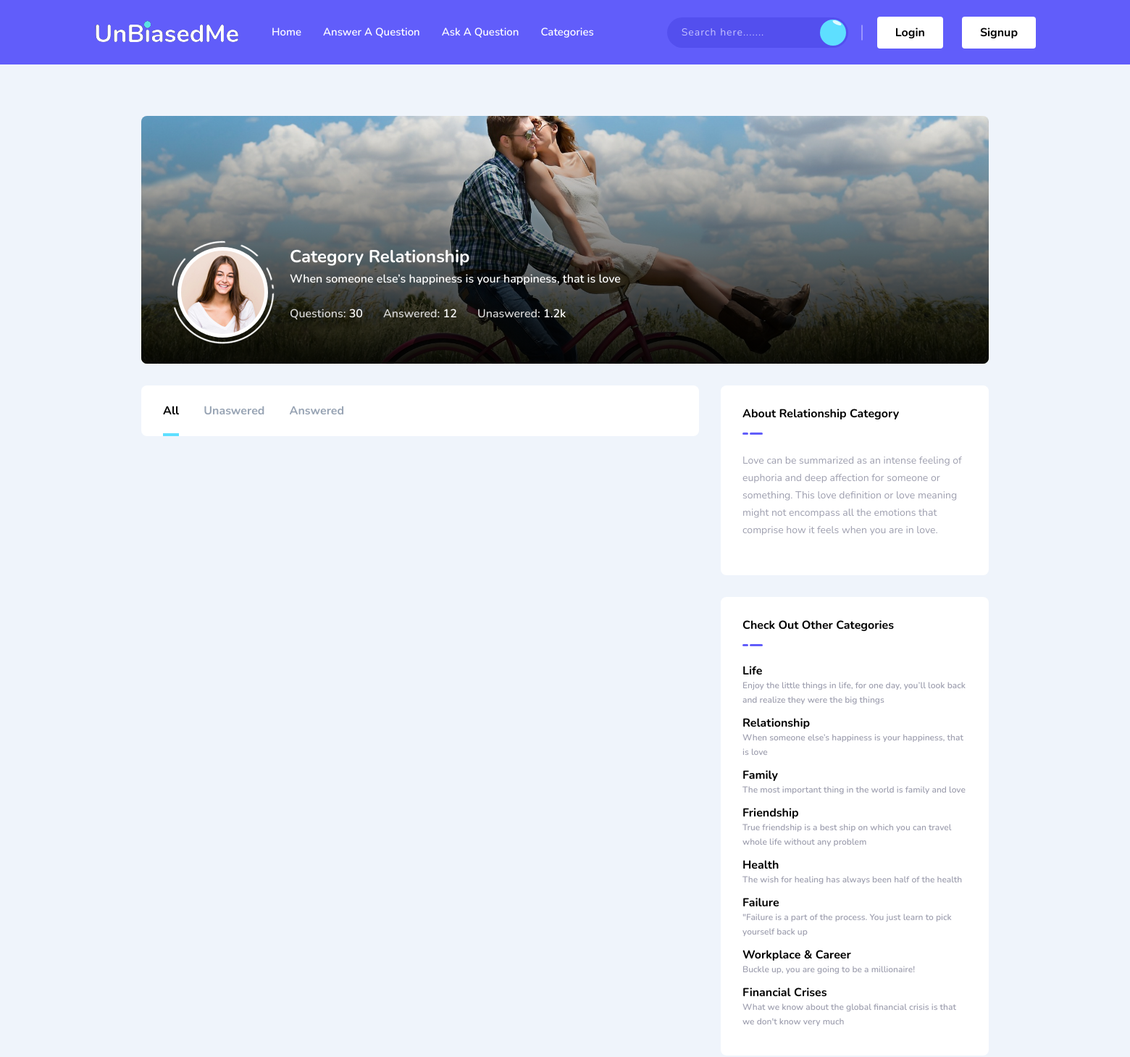
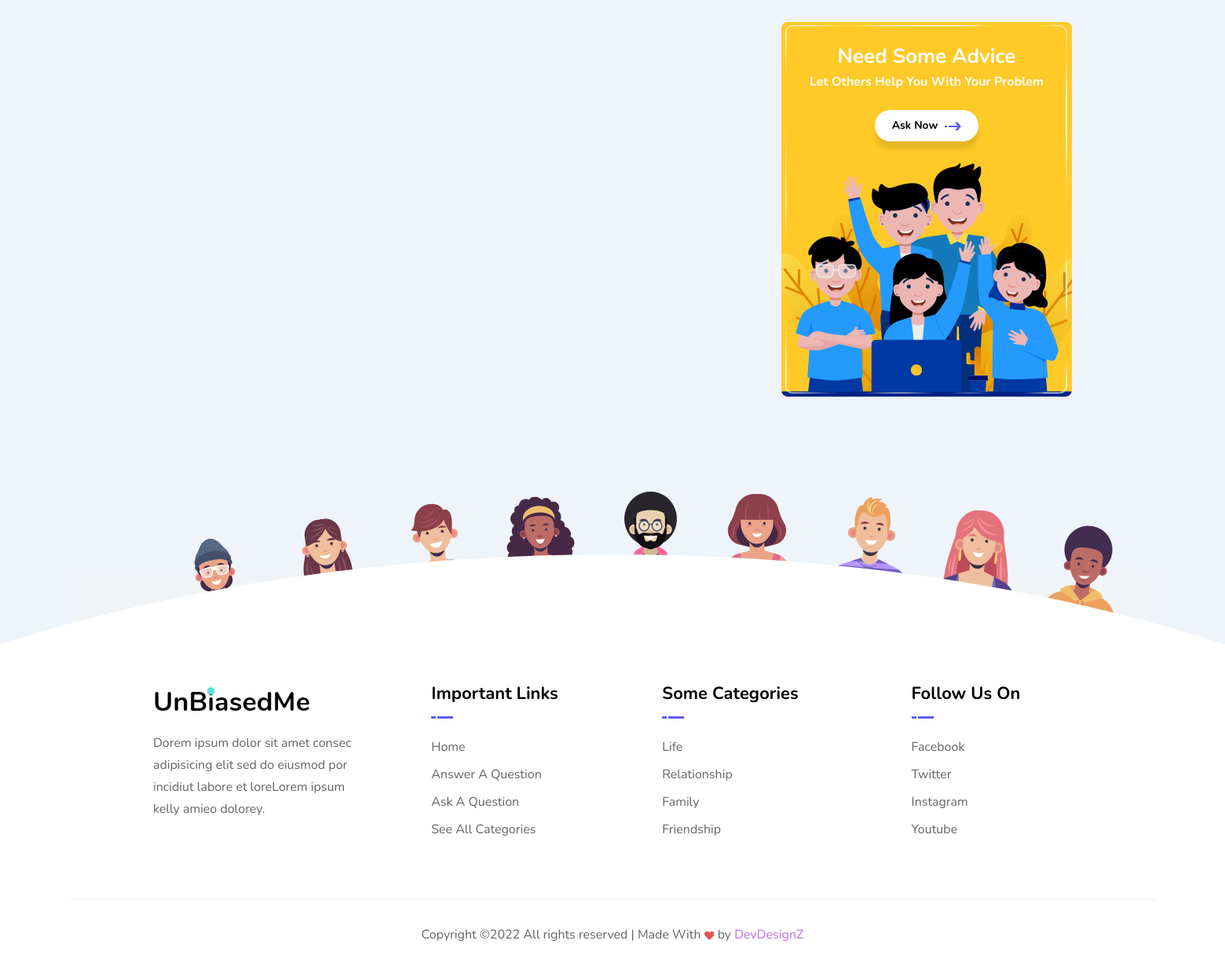
The page /posts/category/relationship on the database its author committed (2 pictures, top to bottom).
### Main/models.py (models this page shows, shortened)
class Category(models.Model):
    class Meta:
        verbose_name_plural = "Categories"
    name = models.CharField(max_length=255)
    tagline = models.CharField(max_length=510)
    about = models.TextField()
    thumbnail_image = models.ImageField(upload_to='pics/category/thumbnail')
    banner_image = models.ImageField(upload_to='pcis/category/banner', null=True, blank=True)
    slug = models.CharField(max_length=200, null=True, blank=True)

### Main/views.py (the view)
# urls.py: path('posts/category/<slug:slug>', CategoryView, name='category'),
def CategoryView(request, slug):
    categories = Category.objects.all()
    category = Category.objects.get(slug=slug)
    posts = Post.objects.filter(category_id=category)
    return render(request, 'category-posts.html', {'posts':posts, 'category':category, 'category_navbar':categories, 'category_footer':categories[:4]})

### Templates/category-posts.html (shortened to what this page needs)
{% load static %}
<!DOCTYPE html>
<html class="no-js" lang="">
<head>
    <link rel="stylesheet" href="{% static 'dependencies/bootstrap/css/bootstrap.min.css' %}">
    <link rel="stylesheet" href="{% static 'dependencies/icofont/icofont.min.css' %}">
    <link rel="stylesheet" href="{% static 'dependencies/slick-carousel/css/slick.css' %}">
    <link rel="stylesheet" href="{% static 'dependencies/slick-carousel/css/slick-theme.css' %}">
    <link rel="stylesheet" href="{% static 'dependencies/magnific-popup/css/magnific-popup.css' %}">
    <link rel="stylesheet" href="{% static 'dependencies/sal.js/sal.css' %}">
    <link rel="stylesheet" href="{% static 'dependencies/mcustomscrollbar/jquery.mCustomScrollbar.min.css' %}">
    <link rel="stylesheet" href="{% static 'dependencies/select2/css/select2.min.css' %}">
    <link rel="stylesheet" href="{% static 'assets/css/app.css' %}">
</head>
<body class="bg-link-water">
    <div id="wrapper" class="wrapper">
        <header class="fixed-header">
            <div class="header-menu">
                <div class="navbar">
                    <div class="nav-item d-none d-sm-block">
                        <div class="header">
                            <a href="/"><img src="{% static 'media/logo.png' %}" alt="UnBaisedMe"></a>
                        </div>
                    </div>
                    <div class="nav-item nav-top-menu">
                        <nav id="dropdown" class="template-main-menu">
                            <ul class="menu-content">
                                <li class="header-nav-item">
                                    <a href="/" class="menu-link active">Home</a>
                                </li>
                                <li class="header-nav-item">
                                    <a href="{% url 'posts' %}" class="menu-link">Answer A Question</a>
                                </li>
                                <li class="header-nav-item">
                                    <a href="{% url 'add-post' %}" class="menu-link">Ask A Question</a>
                                </li>
                                <li class="header-nav-item">
                                    <a href="{% url 'categories' %}" class="menu-link have-sub">Categories</a>
                                </li>
                            </ul>
                        </nav>
                    </div>
                    <div class="nav-item header-control">
                        <div class="inline-item d-none d-md-block">
                            <div class="input-group">
                                <input type="text" class="form-control" placeholder="Search here.......">
                                <div class="input-group-append">
                                    <button class="submit-btn" type="button"><i class="icofont-search"></i></button>
                                </div>
                            </div>
                        </div>
                        {% if user.is_authenticated %}
                        <div class="inline-item">
                            <div class="dropdown dropdown-admin">
                                <button class="dropdown-toggle" type="button" data-toggle="dropdown" aria-expanded="false">
                                    <span class="media">
                                        <span class="item-img">
                                            <img src="{% static 'media/figure/chat_5.jpg' %}" alt="{{user.username}}">
                                        </span>
                                        <span class="media-body">
                                            <span class="item-title">{{user.username}}</span>
                                        </span>
                                    </span>
                                </button>
                                <div class="dropdown-menu dropdown-menu-right">
                                    <ul class="admin-options">
                                        <li><a href="{% url 'edit-profile' %}">Profile Settings</a></li>
                                        <li><a href="{% url 'logout' %}">Log Out</a></li>
                                    </ul>
                                </div>
                            </div>
                        </div>
                        {% else %}
                        <div class="inline-item">
                            <div class="dropdown dropdown-admin">
                                <div class="header-action">
                                    <ul>
                                        <li class="login-btn">
                                            <a href="{% url 'login' %}" class="item-btn">Login</a>
                                        </li>
                                        <li class="login-btn">
                                            <a href="{% url 'register' %}" class="item-btn">Signup</a>
                                        </li>
                                    </ul>
                                </div>
                            </div>
                        </div>
                        {% endif %}
                    </div>
                </div>
            </div>
        </header>
        <div class="page-content">
            <div class="container">
                <div class="banner-user" style="background-image: url({{category.banner_image.url}}); background-position: center center">
                    <div class="banner-content">
                        <div class="media">
                            <div class="item-img">
                                <img src="{% static 'media/banner/user_1.jpg' %}" alt="{{category.name}}">
                            </div>
                            <div class="media-body">
                                <h3 class="item-title">Category {{category.name}}</h3>
                                <br>
                                <div class="item-subtitle">{{category.tagline}}</div>
                                <ul class="item-subtitle user-meta" style="position: relative;">
                                    <li>Questions: <span>30</span></li>
                                    <li>Answered: <span>12</span></li>
                                    <li>Unaswered: <span>1.2k</span></li>
                                </ul>
                            </div>
                        </div>
                    </div>
                </div>
                <div class="row">
                    <div class="col-lg-8">
                        <div class="block-box user-timeline-header">
                            <ul class="menu-list d-none d-md-block">
                                <li><a href="#" class="active">All</a></li>
                                <li><a href="#">Unaswered</a></li>
                                <li><a href="#">Answered</a></li>
                            </ul>
                        </div>
                    </div>
                    <div class="col-lg-4 widget-block widget-break-lg">
                        <div class="widget widget-user-about">
                            <div class="widget-heading">
                                <h3 class="widget-title">About {{category.name}} Category</h3>
                            </div>
                            <div class="user-info">
                                <p>{{category.about}}</p>
                            </div>
                        </div>
                        <div class="widget widget-comment">
                            <div class="widget-heading">
                                <h3 class="widget-title">Check Out Other Categories</h3>
                            </div>
                            <div class="group-list">
                                {% for category in category_navbar %}
                                <div class="media">
                                    <div class="media-body">
                                        <h4 class="item-title"><a href="{% url 'category' category.slug %}">{{category.name}}</a></h4>
                                        <div class="post-date" style="line-height: 20px;">{{category.tagline}}</div>
                                    </div>
                                </div>
                                {% endfor %}
                            </div>
                        </div>
                        <div class="widget widget-banner">
                            <h3 class="item-title">Need Some Advice</h3>
                            <div class="item-subtitle">Let Others Help You With Your Problem</div>
                            <a href="{% url 'add-post' %}" class="item-btn">
                                <span class="btn-text">Ask Now</span>
                                <span class="btn-icon">
                                </span>
                            </a>
                            <div class="item-img">
                                <img src="{% static 'media/figure/widget_banner_1.png' %}" alt="UnBiasedMe">
                            </div>
                        </div>
                    </div>
                </div>
            </div>
            <br><br><br><br><br><br><br><br>
            <footer class="footer-wrap">
                <ul class="footer-top-image">
                    <li data-sal="slide-up" data-sal-duration="500" data-sal-delay="400"><img src="{% static 'media/figure/man_5.png' %}" alt="Man"></li>
                    <li data-sal="slide-up" data-sal-duration="500" data-sal-delay="500"><img src="{% static 'media/figure/man_6.png' %}" alt="Man"></li>
                    <li data-sal="slide-up" data-sal-duration="500" data-sal-delay="300"><img src="{% static 'media/figure/man_4.png' %}" alt="Man"></li>
                    <li data-sal="slide-up" data-sal-duration="500" data-sal-delay="600"><img src="{% static 'media/figure/man_7.png' %}" alt="Man"></li>
                    <li data-sal="slide-up" data-sal-duration="500" data-sal-delay="200"><img src="{% static 'media/figure/man_3.png' %}" alt="Man"></li>
                    <li data-sal="slide-up" data-sal-duration="500" data-sal-delay="700"><img src="{% static 'media/figure/man_8.png' %}" alt="Man"></li>
                    <li data-sal="slide-up" data-sal-duration="500" data-sal-delay="100"><img src="{% static 'media/figure/man_2.png' %}" alt="Man"></li>
                    <li data-sal="slide-up" data-sal-duration="500" data-sal-delay="800"><img src="{% static 'media/figure/man_9.png' %}" alt="Man"></li>
                    <li data-sal="slide-up" data-sal-duration="500"><img src="{% static 'media/figure/man_1.png' %}" alt="Man"></li>
                </ul>
                <div class="main-footer">
                    <div class="container">
                        <div class="row row-cols-lg-4 row-cols-sm-2 row-cols-1">
                            <div class="col">
                                <div class="footer-box">
                                    <div class="footer-logo">
                                        <a href="/"><img src="{% static 'media/logo_dark.png' %}" alt="UnBiasedMe"></a>
                                    </div>
                                    <p>Dorem ipsum dolor sit amet consec adipisicing elit sed do eiusmod por incidiut labore et loreLorem ipsum kelly amieo dolorey.</p>
                                </div>
                            </div>
                            <div class="col d-flex justify-content-lg-center">
                                <div class="footer-box">
                                    <h3 class="footer-title">
                                        Important Links
                                    </h3>
                                    <div class="footer-link">
                                        <ul>
                                            <li><a href="/">Home</a></li>
                                            <li><a href="{% url 'posts' %}">Answer A Question</a></li>
                                            <li><a href="{% url 'add-post' %}">Ask A Question</a></li>
                                            <li><a href="{% url 'categories' %}">See All Categories</a></li>
                                        </ul>
                                    </div>
                                </div>
                            </div>
                            <div class="col d-flex justify-content-lg-center">
                                <div class="footer-box">
                                    <h3 class="footer-title">
                                        Some Categories
                                    </h3>
                                    <div class="footer-link">
                                        <ul>
                                            {% for category in category_footer %}
                                            <li><a href="{% url 'category' category.slug %}">{{category.name}}</a></li>
                                            {% endfor %}
                                        </ul>
                                    </div>
                                </div>
                            </div>
                            <div class="col d-flex justify-content-lg-center">
                                <div class="footer-box">
                                    <h3 class="footer-title">
                                        Follow Us On
                                    </h3>
                                    <div class="footer-link">
                                        <ul>
                                            <li><a href="//www.facebook.com">Facebook</a></li>
                                            <li><a href="//twitter.com">Twitter</a></li>
                                            <li><a href="//www.instagram.com">Instagram</a></li>
                                            <li><a href="//www.youtube.com">Youtube</a></li>
                                        </ul>
                                    </div>
                                </div>
                            </div>
                        </div>
                    </div>
                </div>
                <div class="footer-bottom">
                    <p>Copyright &copy; All rights reserved | Made With  by <a href="https://devdesignz.com" style="color:rgb(191, 106, 224);" >DevDesignZ</a></p>
                </div>
            </footer>
        </div>
    </div>
</body>
</html>

### static/dependencies/sal.js/sal.css (style rules this page uses)
[data-sal] { transition-duration:.2s;transition-duration:var(--sal-duration,.2s);transition-delay:0s;transition-delay:var(--sal-delay,0s);transition-timing-function:ease;transition-timing-function:var(--sal-easing,ease) }
[data-sal][data-sal-duration="500"] { transition-duration:.5s }
[data-sal][data-sal-delay="100"] { transition-delay:.1s }
[data-sal][data-sal-delay="200"] { transition-delay:.2s }
[data-sal][data-sal-delay="300"] { transition-delay:.3s }
[data-sal][data-sal-delay="400"] { transition-delay:.4s }
[data-sal][data-sal-delay="500"] { transition-delay:.5s }
[data-sal][data-sal-delay="600"] { transition-delay:.6s }
[data-sal][data-sal-delay="700"] { transition-delay:.7s }
[data-sal][data-sal-delay="800"] { transition-delay:.8s }
[data-sal|=slide] { opacity:0;transition-property:opacity,transform }
[data-sal=slide-up] { transform:translateY(20%) }

### rows shown on the page
Category: banner_image (picture), name "Relationship", tagline "When someone else’s happiness is your happiness, that is love", about "Love can be summarized as an intense feeling of euphoria and deep affection for someone or something. This love definition or love meaning might not encompass all the emotions that comprise how it feels when you are in love."
Category: name "Life", tagline "Enjoy the little things in life, for one day, you’ll look back and realize they were the big things"
Category: name "Family", tagline "The most important thing in the world is family and love"
Category: name "Friendship", tagline "True friendship is a best ship on which you can travel whole life without any problem"
Category: name "Health", tagline "The wish for healing has always been half of the health"
Category: name "Failure", tagline "\"Failure is a part of the process. You just learn to pick yourself back up"
Category: name "Workplace & Career", tagline "Buckle up, you are going to be a millionaire!"
Category: name "Financial Crises", tagline "What we know about the global financial crisis is that we don't know very much"
